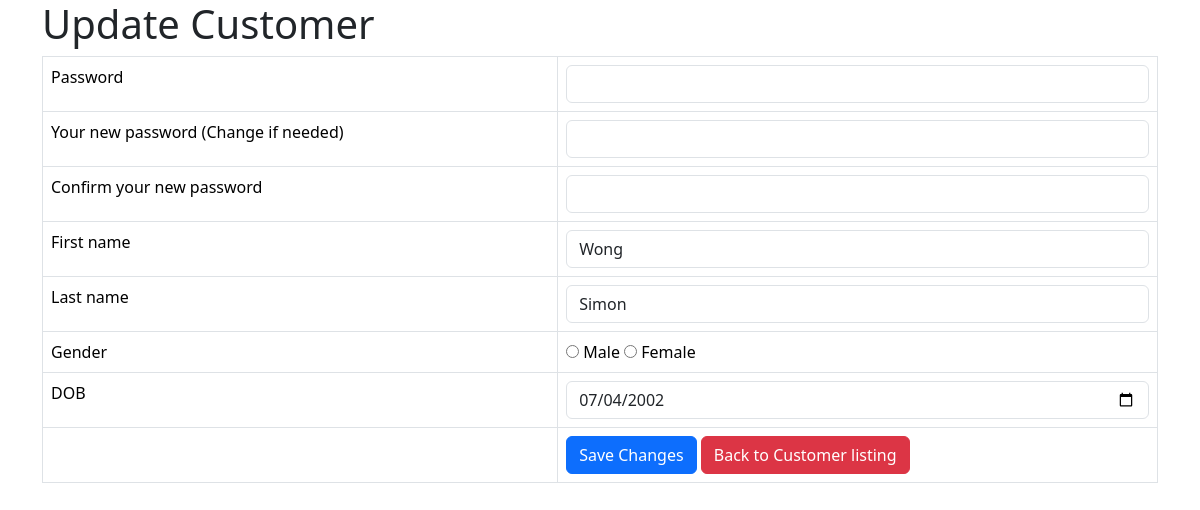
/customer_update.php?username=wong1234, run on an earlier commit of the app's database.
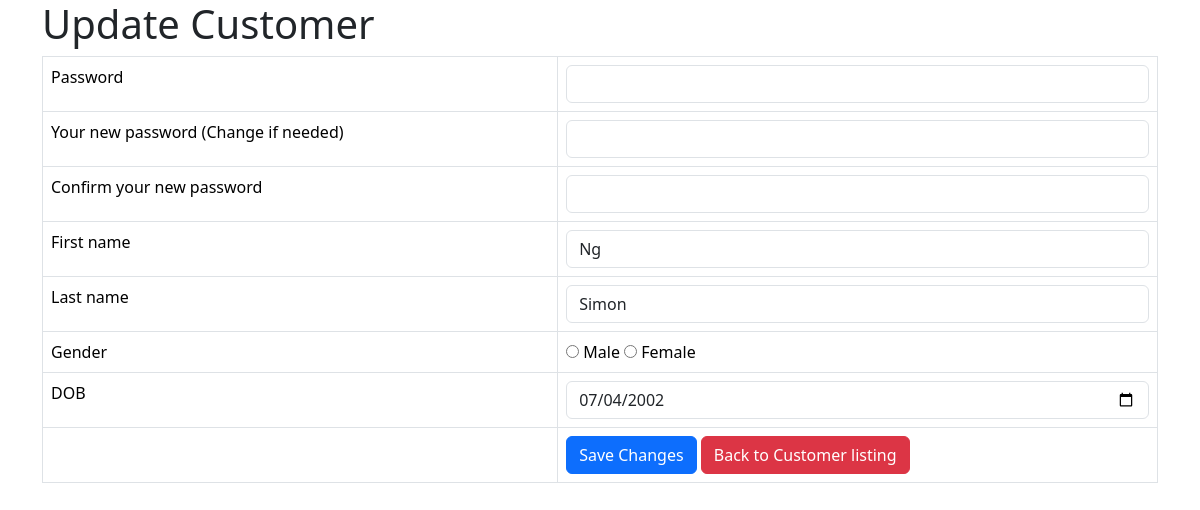
And on a later commit of the database.
### tables this page shows
CREATE TABLE IF NOT EXISTS `customer` (
  `username` varchar(128) NOT NULL,
  `password` varchar(128) NOT NULL,
  `firstname` text NOT NULL,
  `lastname` text NOT NULL,
  `gender` text NOT NULL,
  `dob` date NOT NULL,
  `registration_date` datetime NOT NULL DEFAULT CURRENT_TIMESTAMP,
  `account_status` tinyint(1) NOT NULL,
  PRIMARY KEY (`username`)
);

### customer_update.php (the view, shortened to what this page needs)
<!DOCTYPE HTML>
<html>
<head>
    <link href="https://cdn.jsdelivr.net/npm/bootstrap@5.3.3/dist/css/bootstrap.min.css" rel="stylesheet">
</head>
<body>
    <div class="container">
        <div class="page-header">
            <h1>Update Customer</h1>
        </div>
        <?php
        $name = isset($_GET['username']) ? $_GET['username'] : die('ERROR: Record ID not found.');
        include 'config/database.php';
        try {
            $query = "SELECT username, password, firstname, lastname, gender, dob FROM customer WHERE username = ?";
            $stmt = $con->prepare($query);
            $stmt->bindParam(1, $name);
            $stmt->execute();
            $row = $stmt->fetch(PDO::FETCH_ASSOC);
            $firstname = $row['firstname'];
            $lastname = $row['lastname'];
            $dateofbirth = $row['dob'];
        }
        catch (PDOException $exception) {
            die('ERROR: ' . $exception->getMessage());
        }
        ?>
        <form action="<?php echo htmlspecialchars($_SERVER["PHP_SELF"] . "?username={$name}"); ?>" method="post">
            <table class='table table-hover table-responsive table-bordered'>
                <tr>
                    <td>Password</td>
                    <td><input type='password' name='password' value="" class='form-control' /></td>
                </tr>
                <tr>
                    <td>Your new password (Change if needed)</td>
                    <td><input type='password' name='new_password' value="" class='form-control' /></td>
                </tr>
                <tr>
                    <td>Confirm your new password</td>
                    <td><input type='password' name='confirm_password' value="" class='form-control' /></td>
                </tr>
                <tr>
                    <td>First name</td>
                    <td><input type='text' name='firstname' value="<?php echo $firstname;  ?>" class='form-control' /></td>
                </tr>
                <tr>
                    <td>Last name</td>
                    <td><input type='text' name='lastname' value="<?php echo $lastname;  ?>" class='form-control' /></td>
                </tr>
                <tr>
                    <td>Gender</td>
                    <td><input type='radio' name='gender' value='male' />
                        <label for='male'>Male</label<br>
                            <input type='radio' name='gender' value='female' />
                            <label for='Female'>Female</label<br>
                    </td>
                </tr>
                <tr>
                    <td>DOB</td>
                    <td><input type='date' name='dob' value="<?php echo $dateofbirth;  ?>" class='form-control' /></td>
                </tr>
                <tr>
                    <td></td>
                    <td>
                        <input type='submit' value='Save Changes' class='btn btn-primary' />
                        <a href='customer_listing.php' class='btn btn-danger'>Back to Customer listing</a>
                    </td>
                </tr>
            </table>
        </form>
    </div>
</body>
</html>

What changed in the data, as far as the page shows it:
changed customer "Simon": firstname "Wong" → "Ng"
